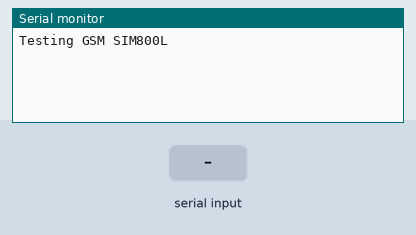
The sketch below on a simulated Arduino Uno, built with avr-gcc and run on an emulated ATmega328P. On the bench: the last lines printed to the serial monitor. Inputs (shaded band) come from the test bench.

Above: at 1.2 s.
1.3 s: "1" received over the second serial link
At 3.5 s:
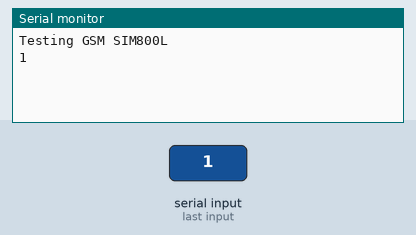
3.8 s: "0" received over the second serial link
At 5.4 s:
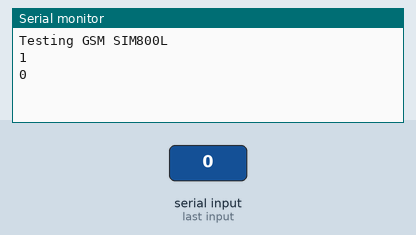

The sketch:

BasicInteractiveDebug.ino
```cpp
#include <SoftwareSerial.h>

String Arsp, Grsp;
SoftwareSerial gsm(9, 8); // RX, TX

void setup() {
  // put your setup code here, to run once:

  Serial.begin(9600);
  Serial.println("Testing GSM SIM800L");
  gsm.begin(4800);

}

void loop() {
  // put your main code here, to run repeatedly:

  if(gsm.available())
  {
    Grsp = gsm.readString();
    Serial.println(Grsp);
  }

  if(Serial.available())
  {
    Arsp = Serial.readString();
    gsm.println(Arsp);
  }
}
```

Measured:
- after the input at 1.3 s, the serial monitor: prints a new line after 1.0 s (image 1)
- after the input at 3.8 s, the serial monitor: prints a new line after 1.0 s (image 2)
